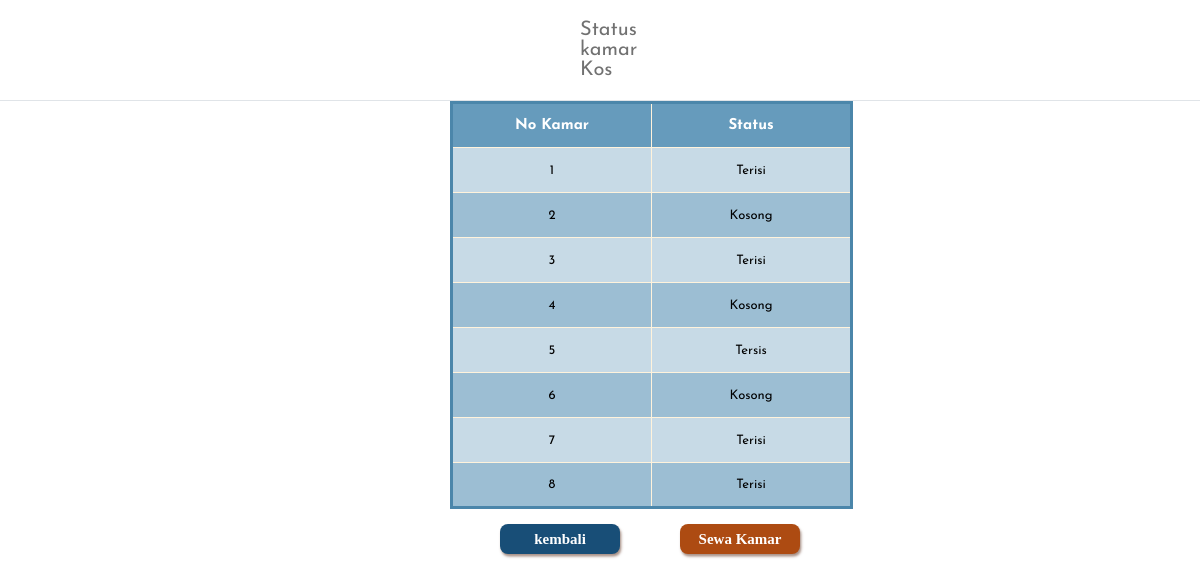
The page /kamarKosOrage.php on the database its author committed.
### tables this page shows
CREATE TABLE `kamar_orange` (
  `No_kamar` int(4) NOT NULL,
  `status` varchar(225) DEFAULT NULL
);

### kamarKosOrage.php (the view, shortened to what this page needs)
<?php
include("koneksi.php");
?>
<!DOCTYPE html>
<html>
<head>
    <link rel="stylesheet" type="text/css" href="kamarKos.css">
</head>
<body>
    <div class="wrapper">
        <div class="main_content">
            <div class="header">Status kamar Kos</div>
        </div>
    </div>
    <div class="info">
        <table class="tabel1", width="200px">
        <thead >
            <tr>
                <th width="100px">No Kamar</th>
                <th width="100px">Status</th>
            </tr>
        </thead>
        <tbody>
            <?php
            $sql = "SELECT * FROM kamar_orange";
            $query = mysqli_query($link, $sql);
            while($kamar_kos = mysqli_fetch_array($query)){
                echo "<tr>";
                echo "<td>".$kamar_kos['No_kamar']."</td>";
                echo "<td>".$kamar_kos['status']."</td>";
                echo "</tr>";
            }
            ?>
        </tbody>
        </table>
    <nav>
        <a href="kos.php">
        <button class="button">kembali</button></a>
        <a href="DaftarPenyewa.php">
        <button class="btbayar">Sewa Kamar</button></a>
    </div>
</body>
</html>

### kamarKos.css (style rules this page uses)
* { margin: 0; padding: 0; box-sizing: border-box; list-style: none; text-decoration: none; font-family: 'Josefin Sans', sans-serif; }
body { background:url(images/2.png); height: 100vh; background-size:cover; background-position: center center; position: relative; }
.wrapper { display: flex; position: relative; }
.wrapper .main_content { width: 100%; }
.wrapper .main_content .header { padding: 20px 580px; background: #fff; color: #717171; font-size: 20px; border-bottom: 1px solid #e0e4e8; }
.info { display: inline-block; width: 1000px; }
.button { font-family: Georgia, serif; font-size: 15px; font-weight: bold; width: 120px; height: 30px; border-radius: 8px; border-style: none; box-shadow: 1.3px 2.6px 2.6px #663d2c91; color: #fff; background-color: #184E77; -webkit-border-radius: 8px; -moz-border-radius: 8px; -ms-border-radius: 8px; -o-border-radius: 8px; margin-left: 300px; margin-top: 15px; margin-right: 50px; }
.btbayar { font-family: Georgia, serif; font-size: 15px; font-weight: bold; width: 120px; height: 30px; border-radius: 8px; border-style: none; box-shadow: 1.3px 2.6px 2.6px #663d2c91; color: #fff; background-color: #ad4b12; -webkit-border-radius: 8px; -moz-border-radius: 8px; -ms-border-radius: 8px; -o-border-radius: 8px; margin-bottom: 50px; margin-left: 5px; }
table.tabel1 { font-family: Georgia, serif; border: 3px solid #4B86AA; background-color: #C7DAE6; width: max-content; text-align: center; border-collapse: collapse; position: relative; left: 450px; }
table.tabel1 td, table.tabel1 th { border: 1px solid #FFF3DC; width: 200px; height: 45px; }
table.tabel1 tbody td { font-size: 13px; }
table.tabel1 tr:nth-child(even) { background: #9CBED3; }
table.tabel1 thead { background: #669BBC; background: -moz-linear-gradient(top, #669BBC 0%, #669BBC 66%, #669BBC 100%); background: -webkit-linear-gradient(top, #669BBC 0%, #669BBC 66%, #669BBC 100%); background: linear-gradient(to bottom, #669BBC 0%, #669BBC 66%, #669BBC 100%); }
table.tabel1 thead th { font-size: 15px; font-weight: bold; color: #fff; text-align: center; }
nav { margin-left: 200px; }

### rows shown on the page
kamar_orange: No_kamar "1", status "Terisi"
kamar_orange: No_kamar "2", status "Kosong"
kamar_orange: No_kamar "3", status "Terisi"
kamar_orange: No_kamar "4", status "Kosong"
kamar_orange: No_kamar "5", status "Tersis"
kamar_orange: No_kamar "6", status "Kosong"
kamar_orange: No_kamar "7", status "Terisi"
kamar_orange: No_kamar "8", status "Terisi"
